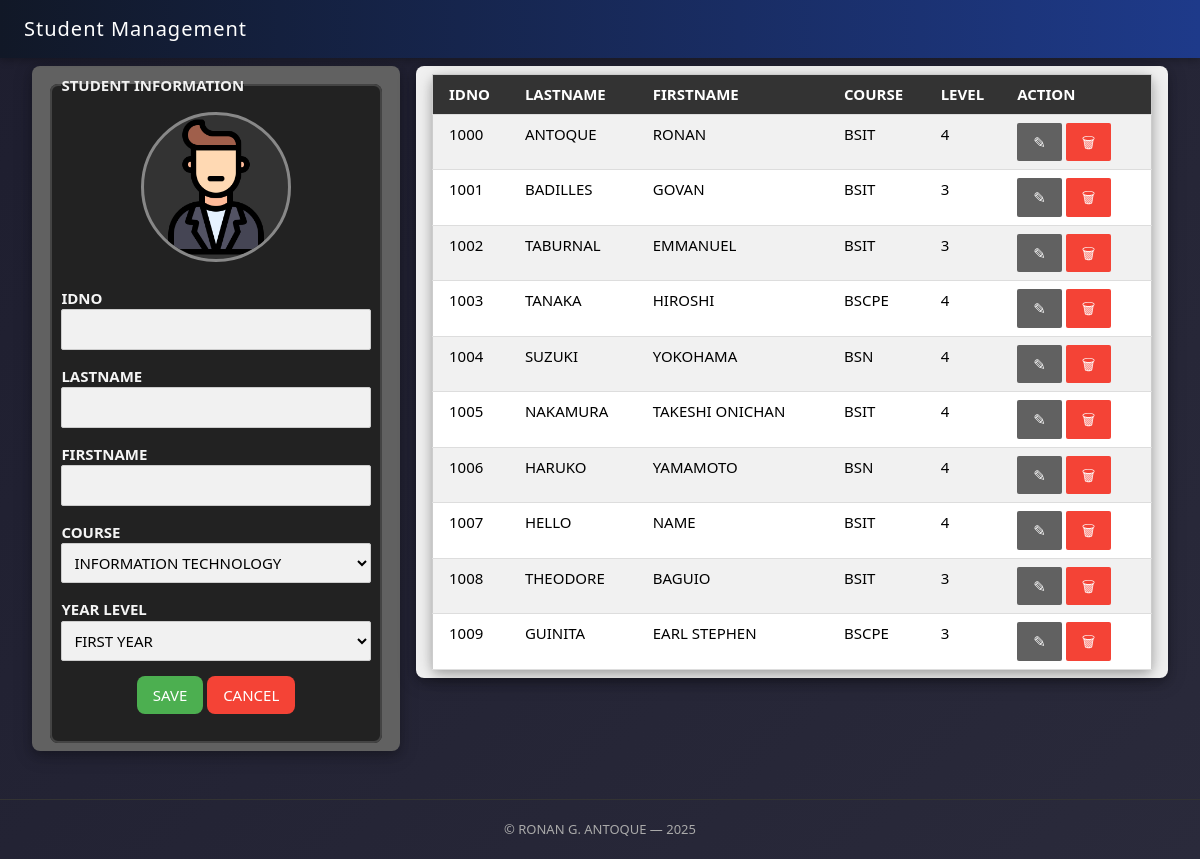
/, run on an earlier commit of the app's database.
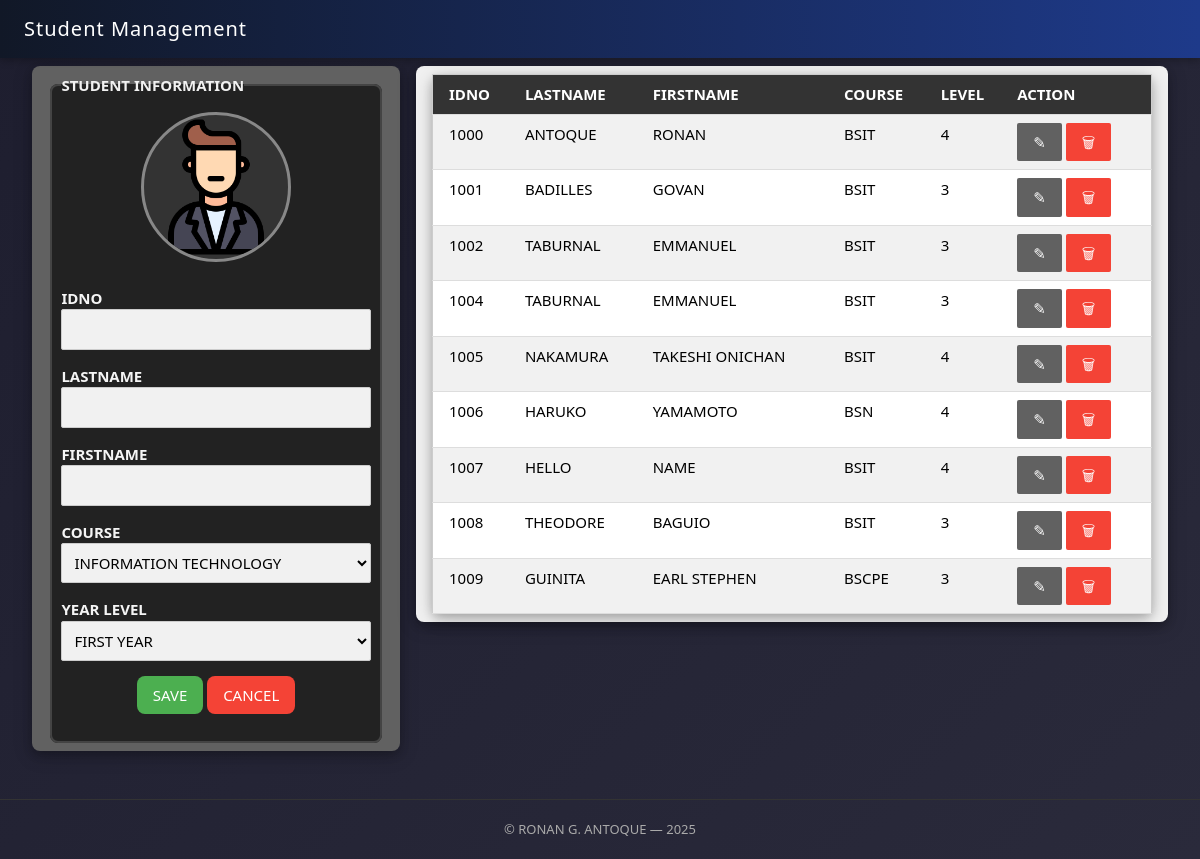
And on a later commit of the database.
### tables this page shows
CREATE TABLE students(
id integer primary key autoincrement,
idno varchar(10) unique,
lastname varchar(25),
firstname varchar(25),
course varchar(10),
level varchar(5), image varchar(25));

### app.py (the view)
@app.route("/")
def index():
    students = getall("students")
    return render_template("index.html", studentlist=students)

### db/dbhelper.py (called while the page is built)
def getprocess(sql: str, vals: list) -> list:
    conn = connect(database)
    conn.row_factory = Row
    cursor = conn.cursor()
    cursor.execute(sql, vals)
    data = cursor.fetchall()
    cursor.close()
    conn.close()
    return data

def getall(table: str) -> list:
    sql = f"SELECT * FROM {table}"
    return getprocess(sql, [])

### templates/index.html (shortened to what the changed rows need)
{% extends 'base.html' %} {% block content %}
<div class="w3-row-padding">
  <div class="w3-twothird w3-container">
    <div class="w3-card-4 w3-round-large w3-light-grey w3-padding">
      <table
        class="w3-table-all w3-card-4 w3-hoverable w3-striped w3-round-large"
      >
        <tr style="background-color: #333; color: #fff">
          <th>IDNO</th>
          <th class="w3-hide-small w3-hide-medium">LASTNAME</th>
          <th class="w3-hide-small w3-hide-medium">FIRSTNAME</th>
          <th class="w3-hide-small w3-hide-medium">COURSE</th>
          <th class="w3-hide-small w3-hide-medium">LEVEL</th>
          <th>ACTION</th>
        </tr>
        {% for student in studentlist %}
        <tr class="w3-hover-dark-grey">
          <td>{{ student['idno'] }}</td>
          <td class="w3-hide-small w3-hide-medium">
            {{ student['lastname'].upper() }}
          </td>
          <td class="w3-hide-small w3-hide-medium">
            {{ student['firstname'].upper() }}
          </td>
          <td class="w3-hide-small w3-hide-medium">
            {{ student['course'].upper() }}
          </td>
          <td class="w3-hide-small w3-hide-medium">{{ student['level'] }}</td>
          <td>
            <button
              class="w3-button w3-round-small w3-dark-grey w3-hover-black"
              onclick='editStudent(
								"{{ student.idno }}",
								"{{ student.lastname }}",
								"{{ student.firstname }}",
								"{{ student.course }}",
								"{{ student.level }}"
							)'
            >
              &#9998;
            </button>
            <a
              href="{{ url_for('delete_student', idno=student['idno']) }}"
              class="w3-button w3-round-small w3-red w3-hover-pale-red"
              onclick="return confirm('Delete this student?');"
              >&#x1F5D1;</a
            >
          </td>
        </tr>
        {% endfor %}
      </table>
    </div>
  </div>
</div>
{% endblock %}

What changed in the data, as far as the page shows it:
removed students: idno "1003", lastname "TANAKA", firstname "HIROSHI", course "BSCPE", level "4"
changed students (number 4 of 9 on the later page): lastname "SUZUKI" → "TABURNAL"; firstname "YOKOHAMA" → "EMMANUEL"; course "BSN" → "BSIT"; level "4" → "3"
